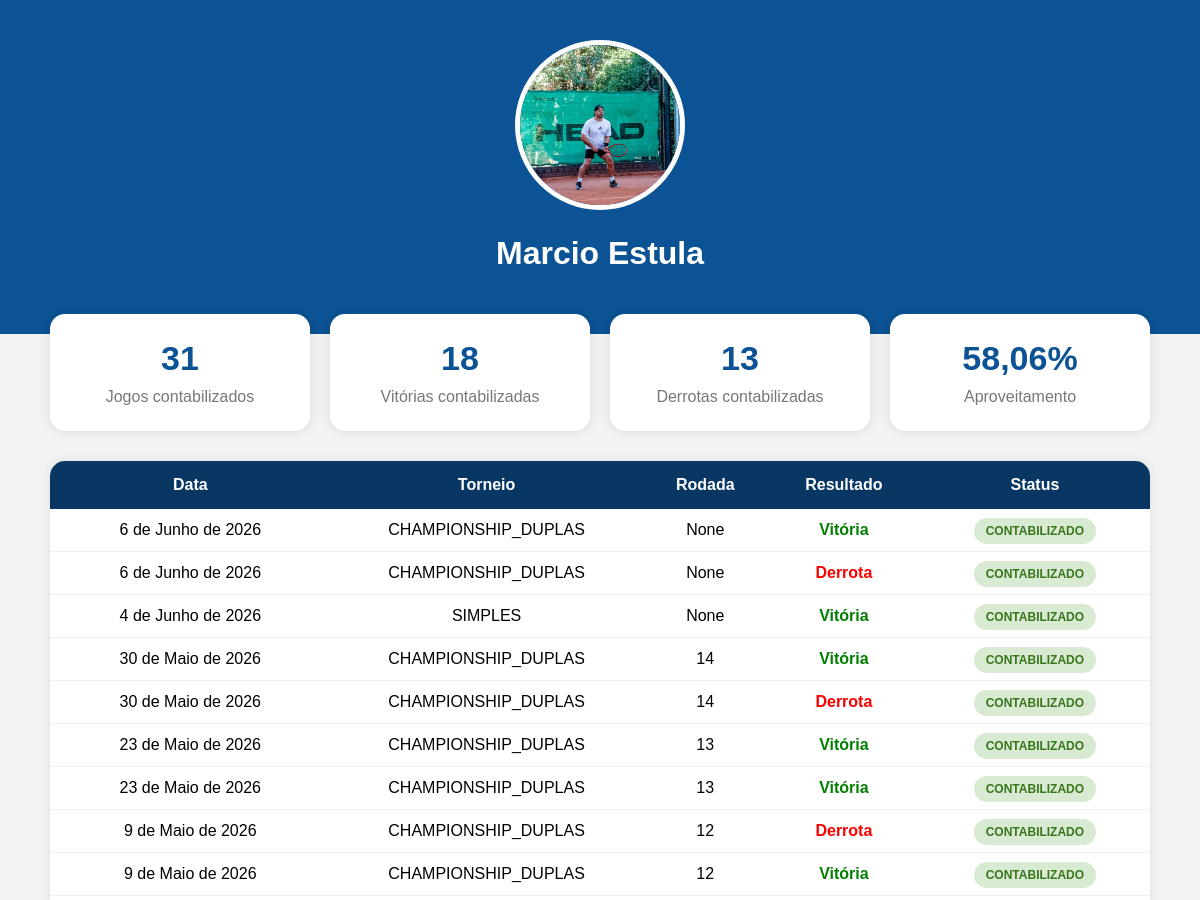
The page /jogador/15/ (signed in, upper part) on the database as committed earlier.
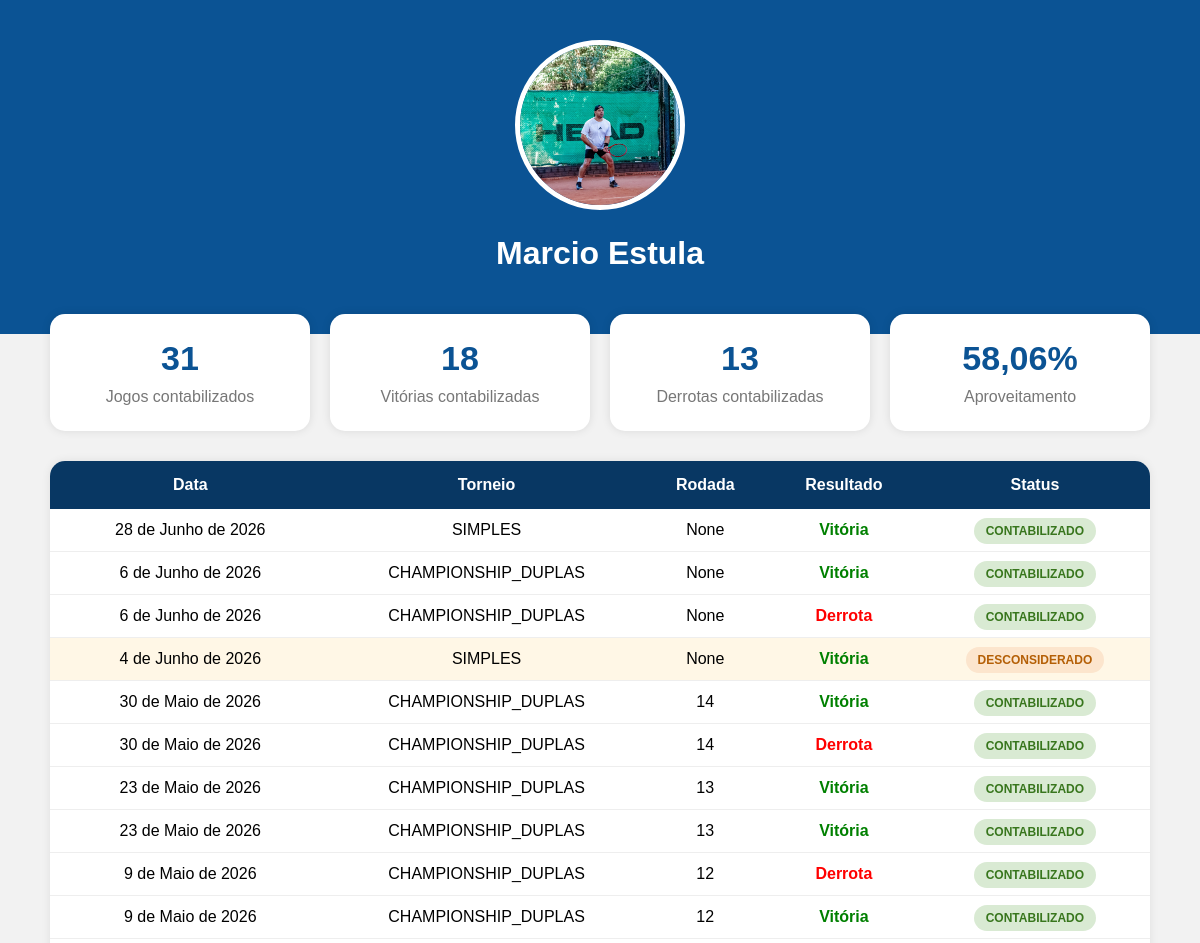
The same page on the database as committed later.
### core/models.py (models this page shows, shortened)
class ParticipanteJogo(models.Model):
    LADOS = [
        ('A', 'Lado A'),
        ('B', 'Lado B'),
    ]
    jogo = models.ForeignKey(
        Jogo,
        on_delete=models.CASCADE,
        related_name='participantes'
    )
    jogador = models.ForeignKey(
        Jogador,
        on_delete=models.CASCADE
    )
    lado = models.CharField(
        max_length=1,
        choices=LADOS
    )
    vencedor = models.BooleanField(default=False)
    pontos_ranking = models.IntegerField(default=0)

class Jogo(models.Model):
    TIPOS = [
    ('SIMPLES', 'Simples Amistoso'),
    ('AMISTOSO_DUPLAS', 'Duplas Amistoso'),
    ('CHAMPIONSHIP_SIMPLES', 'Championship Simples'),
    ('CHAMPIONSHIP_DUPLAS', 'Championship Duplas'),
]
    STATUS_JOGO = [
        ('PENDENTE', 'Pendente'),
        ('CONFIRMADO', 'Confirmado'),
        ('CONTESTADO', 'Contestado'),
    ]
    FASES = [
        ('OITAVAS', 'Oitavas'),
        ('QUARTAS', 'Quartas'),
        ('SEMI', 'Semi Final'),
        ('FINAL', 'Final'),
    ]
    torneio = models.ForeignKey(
        Torneio,
        on_delete=models.CASCADE,
        blank=True,
        null=True
    )
    categoria = models.ForeignKey(
        CategoriaTorneio,
        on_delete=models.SET_NULL,
        blank=True,
        null=True
    )
    tipo_jogo = models.CharField(
        max_length=30,
        choices=TIPOS
    )
    rodada = models.IntegerField(
        blank=True,
        null=True
    )
    fase = models.CharField(
        max_length=20,
        choices=FASES,
        blank=True,
        null=True
    )
    data_jogo = models.DateField()
    status = models.CharField(
        max_length=20,
        choices=STATUS_JOGO,
        default='PENDENTE'
    )
    criado_em = models.DateTimeField(auto_now_add=True)
    observacoes = models.TextField(
        blank=True,
        null=True
    )

### core/views.py (the view)
@login_required
def jogador(request, jogador_id):
    jogador = get_object_or_404(
        Jogador,
        id=jogador_id
    )
    jogos_todos = ParticipanteJogo.objects.filter(
        jogador=jogador
    ).select_related(
        'jogo'
    ).order_by(
        '-jogo__data_jogo'
    )
    jogos_contabilizados = []
    controle_rodadas = {}
    for j in jogos_todos:
        chave = (
            j.jogo.categoria_id,
            j.jogo.rodada
        )
        if chave not in controle_rodadas:
            controle_rodadas[chave] = 0
        controle_rodadas[chave] += 1
        if controle_rodadas[chave] <= 2:
            j.contabilizado = True
            jogos_contabilizados.append(j)
        else:
            j.contabilizado = False
    vitorias = len([
        j for j in jogos_contabilizados
        if j.vencedor
    ])
    derrotas = len([
        j for j in jogos_contabilizados
        if not j.vencedor
    ])
    total = vitorias + derrotas
    aproveitamento = 0
    if total > 0:
        aproveitamento = round(
            (vitorias / total) * 100,
            2
        )
    return render(
        request,
        'jogador/perfil.html',
        {
            'jogador': jogador,
            'jogos': jogos_todos,
            'vitorias': vitorias,
            'derrotas': derrotas,
            'total': total,
            'aproveitamento': aproveitamento,
        }
    )

### core/templates/jogador/perfil.html (shortened to what this page needs)
<!DOCTYPE html>
<html lang="pt-br">
<head>
</head>
<body>
<div class="topo">
    {% if jogador.foto %}
        <img
            src="{{ jogador.foto.url }}"
            class="foto"
        >
    {% endif %}
    <h1>{{ jogador.nome }}</h1>
</div>
<div class="container">
    <div class="cards">
        <div class="card">
            <div class="numero">{{ total }}</div>
            <div class="titulo">Jogos contabilizados</div>
        </div>
        <div class="card">
            <div class="numero">{{ vitorias }}</div>
            <div class="titulo">Vitórias contabilizadas</div>
        </div>
        <div class="card">
            <div class="numero">{{ derrotas }}</div>
            <div class="titulo">Derrotas contabilizadas</div>
        </div>
        <div class="card">
            <div class="numero">{{ aproveitamento }}%</div>
            <div class="titulo">Aproveitamento</div>
        </div>
    </div>
    <div class="historico">
        <table>
            <tr>
                <th>Data</th>
                <th>Torneio</th>
                <th>Rodada</th>
                <th>Resultado</th>
                <th>Status</th>
            </tr>
            {% for j in jogos %}
            <tr class="{% if not j.contabilizado %}linha-desconsiderada{% endif %}">
                <td>{{ j.jogo.data_jogo }}</td>
                <td>{{ j.jogo.tipo_jogo }}</td>
                <td>{{ j.jogo.rodada }}</td>
                <td>
                    {% if j.vencedor %}
                        <span class="vitoria">
                            Vitória
                        </span>
                    {% else %}
                        <span class="derrota">
                            Derrota
                        </span>
                    {% endif %}
                </td>
                <td>
                    {% if j.contabilizado %}
                        <span class="contabilizado">
                            CONTABILIZADO
                        </span>
                    {% else %}
                        <span class="desconsiderado">
                            DESCONSIDERADO
                        </span>
                    {% endif %}
                </td>
            </tr>
            {% endfor %}
        </table>
    </div>
</div>
</body>
</html>

Rows that differ between the two databases and show on the page:
added ParticipanteJogo: jogo.data_jogo "28 de Junho de 2026", jogo.tipo_jogo "SIMPLES", jogo.rodada "None", vencedor "Vitória", shows "CONTABILIZADO"
computed for ParticipanteJogo "4 de Junho de 2026": text "CONTABILIZADO" → "DESCONSIDERADO"
